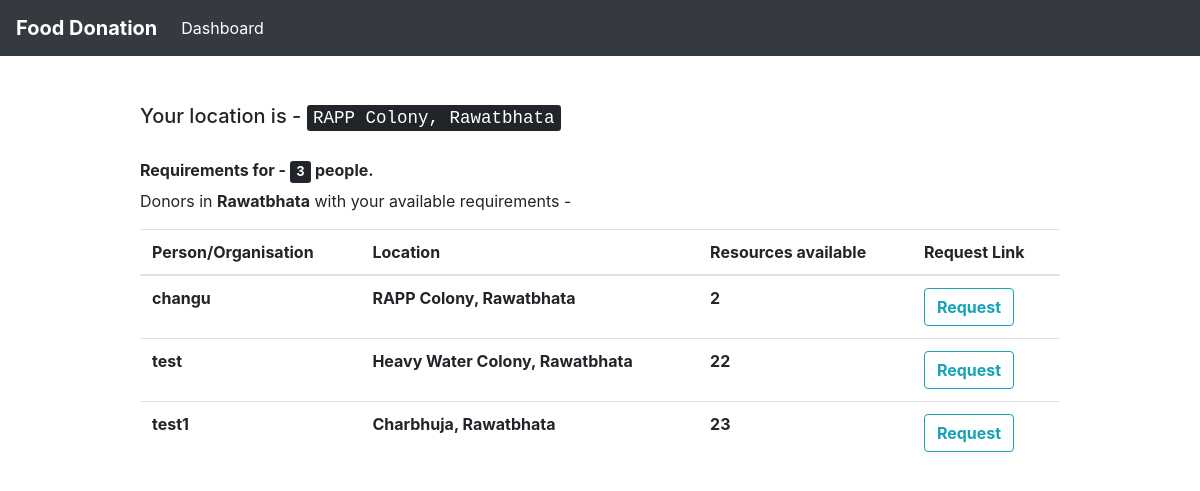
The page /users/showDonor/ (signed in) on the database as committed earlier.
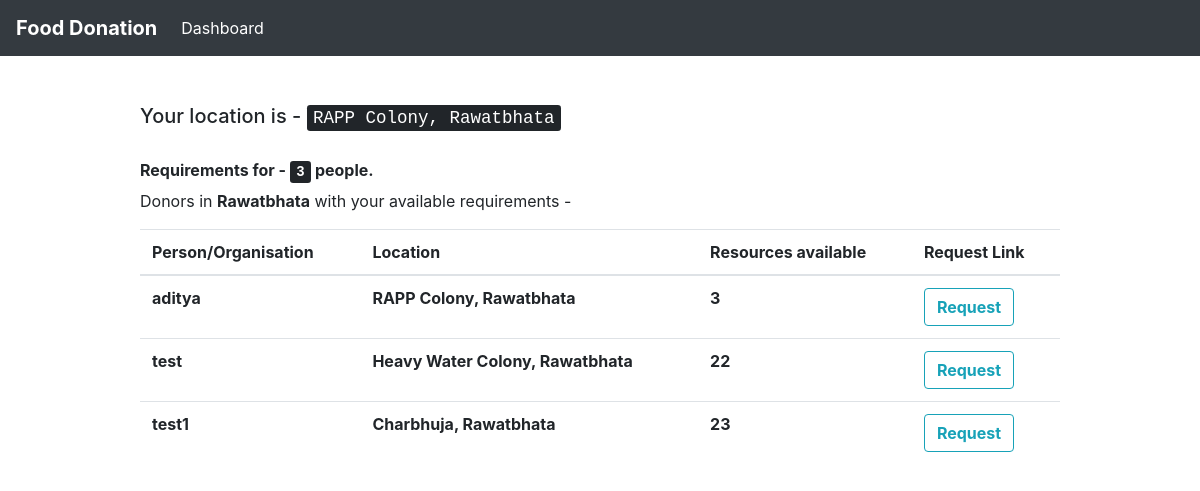
The same page on the database as committed later.
### customUser/models.py (models this page shows, shortened)
class CustomUser(AbstractUser):
    pin_code = models.IntegerField(null = True)
    contact_no = models.IntegerField(null = True)
    resources = models.IntegerField(null = True) # no. of persons avability/requirement
    locality = models.CharField(max_length = 100)
    city = models.CharField(max_length = 50)
    """CHOICES=[('0','Donor'),
                   ('1','Reciever')]"""
    state = models.CharField(max_length = 50, default = " ")
    donor = models.BooleanField(default = 'False') # 0 - Donor 1 - Reciever
    email = models.EmailField(unique=True)
    organisation = models.BooleanField(default = 'False')

### customUser/views.py (the view)
# urls.py: path('showDonor/', views.show_nearby_donors, name = 'showNearbyDonors'),
@login_required(login_url = "/users/login")
def show_nearby_donors(request):
	you = request.user
	you_address = you.locality + ',' + you.city
	donors = CustomUser.objects.filter(city = you.city)
	return render(request, 'show_donors.html', {'you' : you, 'donors' : donors})

### templates/show_donors.html (shortened to what this page needs)
{% extends 'base.html' %}
{% block content %}
	<h5> Your location is - <kbd> {{ you.locality }}, {{ you.city }} </kbd> </h5> <br>
	<h6> <strong> Requirements for - <kbd> {{ you.resources }}</kbd> people.</strong></h6>
	<p> Donors in  <strong> {{ you.city }}</strong> with your available requirements -  </p>
	<table class = "table">
			<thead>
				<tr>
					<th scope="col"> Person/Organisation </th>
					<th scope="col"> Location </th>
					<th scope="col"> Resources available </th>
					<th scope ="col"> Request Link </th>
				</tr>
			</thead>
			<tbody>
	{% for i in donors %}
		{% if i.username != 'admin' and i.donor == True and i.resources > 0%}
				<tr>
					<th scope="row"> {{ i.username }}  </th>
					<th scope="row"> {{ i.locality }}, {{ i.city }} </th>
					<th scope="row"> {{ i.resources }} </th>
					<th scope="row">
			<a href="{% url 'update_requirements' i.email %}" class="btn btn-outline-info" method = "get"><strong>Request</strong></a>
					</th>
				</tr>
		{% endif %}
	{% endfor %}
	</tbody>
			</table>
	<br> <br>
{% endblock %}

Rows that differ between the two databases and show on the page:
no longer on this page (row edited): CustomUser: username "changu", locality "RAPP Colony", city "Rawatbhata", resources "2"
now on one of the page's lists (row edited): CustomUser: username "aditya", locality "RAPP Colony", city "Rawatbhata", resources "3"
